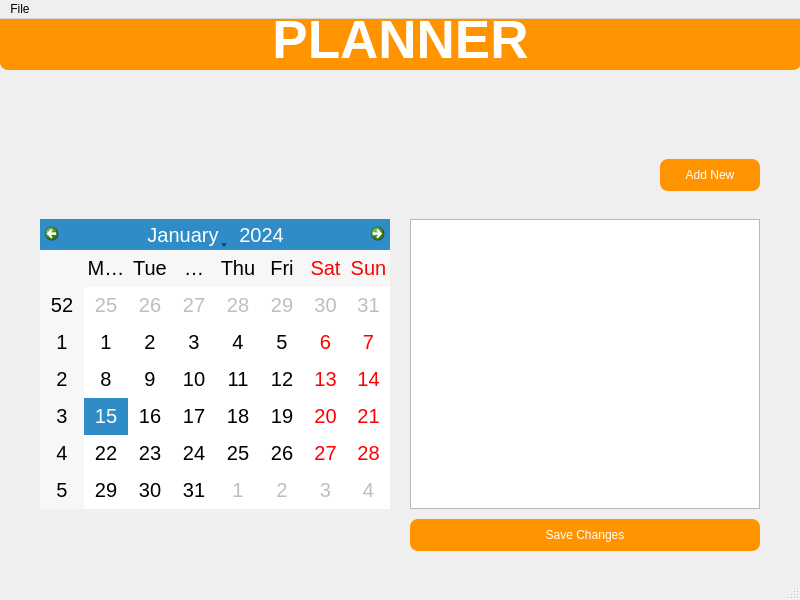
<?xml version="1.0" encoding="UTF-8"?>
<ui version="4.0">
 <class>MainWindow</class>
 <widget class="QMainWindow" name="MainWindow">
  <property name="geometry">
   <rect>
    <x>0</x>
    <y>0</y>
    <width>800</width>
    <height>600</height>
   </rect>
  </property>
  <property name="windowTitle">
   <string>MainWindow</string>
  </property>
  <widget class="QWidget" name="centralwidget">
   <widget class="QCalendarWidget" name="calendarWidget">
    <property name="geometry">
     <rect>
      <x>40</x>
      <y>200</y>
      <width>350</width>
      <height>290</height>
     </rect>
    </property>
    <property name="styleSheet">
     <string notr="true">font : 15pt</string>
    </property>
   </widget>
   <widget class="QTableWidget" name="tableWidget">
    <property name="geometry">
     <rect>
      <x>410</x>
      <y>200</y>
      <width>350</width>
      <height>290</height>
     </rect>
    </property>
   </widget>
   <widget class="QPushButton" name="pushButton">
    <property name="geometry">
     <rect>
      <x>410</x>
      <y>500</y>
      <width>350</width>
      <height>32</height>
     </rect>
    </property>
    <property name="styleSheet">
     <string notr="true">background: rgb(255, 147, 0);
color: white;
border-radius: 8px;</string>
    </property>
    <property name="text">
     <string>Save Changes</string>
    </property>
   </widget>
   <widget class="QPushButton" name="pushButton_2">
    <property name="geometry">
     <rect>
      <x>660</x>
      <y>140</y>
      <width>100</width>
      <height>32</height>
     </rect>
    </property>
    <property name="styleSheet">
     <string notr="true">background: rgb(255, 147, 0);
color: white;
border-radius: 8px;</string>
    </property>
    <property name="text">
     <string>Add New</string>
    </property>
   </widget>
   <widget class="QLabel" name="mainwindow_header">
    <property name="geometry">
     <rect>
      <x>0</x>
      <y>-10</y>
      <width>801</width>
      <height>61</height>
     </rect>
    </property>
    <property name="styleSheet">
     <string notr="true">font-size: 40pt;
font-family: Helvetica;
font-weight: bold;
background: rgb(255, 147, 0);
color: white;
border-radius: 8px;
</string>
    </property>
    <property name="text">
     <string>PLANNER</string>
    </property>
    <property name="alignment">
     <set>Qt::AlignBottom|Qt::AlignHCenter</set>
    </property>
   </widget>
  </widget>
  <widget class="QMenuBar" name="menubar">
   <property name="geometry">
    <rect>
     <x>0</x>
     <y>0</y>
     <width>800</width>
     <height>24</height>
    </rect>
   </property>
   <widget class="QMenu" name="menuFile">
    <property name="title">
     <string>File</string>
    </property>
    <addaction name="actionClose"/>
   </widget>
   <addaction name="menuFile"/>
  </widget>
  <widget class="QStatusBar" name="statusbar"/>
  <action name="actionClose">
   <property name="text">
    <string>Close</string>
   </property>
  </action>
 </widget>
 <resources/>
 <connections/>
</ui>
